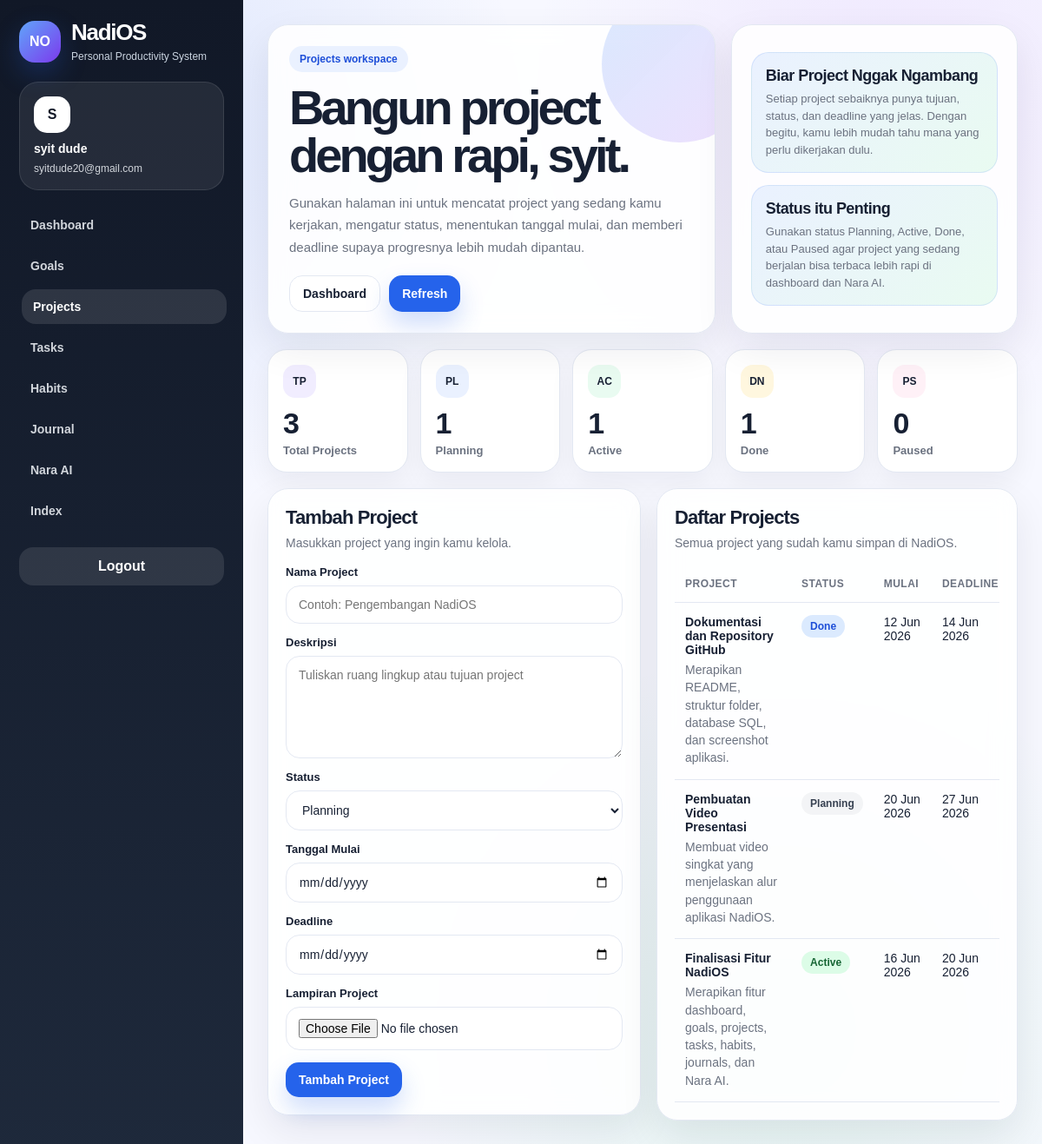
Screenshot of /projects.php (signed in) with the database file from the repository.
### tables this page shows
CREATE TABLE `projects` (
  `id` int(11) NOT NULL,
  `user_id` int(11) NOT NULL,
  `name` varchar(150) NOT NULL,
  `description` text DEFAULT NULL,
  `status` enum('Planning','Active','Done','Paused') NOT NULL DEFAULT 'Planning',
  `start_date` date DEFAULT NULL,
  `due_date` date DEFAULT NULL,
  `attachment` varchar(255) DEFAULT NULL,
  `created_at` timestamp NOT NULL DEFAULT current_timestamp()
);

### projects.php (the view, shortened to what this page needs)
<?php
$appName = "NadiOS";
$fullName = $_SESSION["full_name"] ?? "User";
$emailUser = $_SESSION["email"] ?? "";
$userId = (int) ($_SESSION["user_id"] ?? 0);
function e($value): string
{
    return htmlspecialchars((string) ($value ?? ""), ENT_QUOTES, "UTF-8");
}
function formatTanggal($date): string
{
    return date("d M Y", strtotime($date));
}
function badgeClass($status): string
{
    if ($status === "Active") {
        return "badge-green";
    }
    if ($status === "Done") {
        return "badge-blue";
    }
    return "badge-gray";
}
function tableExists($conn, $tableName): bool
{
    $safeTable = mysqli_real_escape_string($conn, $tableName);
    $result = mysqli_query($conn, "SHOW TABLES LIKE '" . $safeTable . "'");
    return $result && mysqli_num_rows($result) > 0;
}
$editMode = false;
$editData = array(
    "id" => "",
    "name" => "",
    "description" => "",
    "status" => "Planning",
    "start_date" => "",
    "due_date" => "",
    "attachment" => ""
);
$projects = array();
if (tableExists($conn, "projects")) {
    $listStmt = mysqli_prepare($conn, "SELECT * FROM projects WHERE user_id = ? ORDER BY created_at DESC");
    if ($listStmt) {
        mysqli_stmt_bind_param($listStmt, "i", $userId);
        mysqli_stmt_execute($listStmt);
        $listResult = mysqli_stmt_get_result($listStmt);
        if ($listResult) {
            while ($row = mysqli_fetch_assoc($listResult)) {
                $projects[] = $row;
            }
        }
    }
}
$totalProjects = count($projects);
$totalPlanning = 0;
$totalActive = 0;
$totalDone = 0;
$totalPaused = 0;
foreach ($projects as $project) {
    if ($project["status"] === "Planning") {
        $totalPlanning++;
    }
    if ($project["status"] === "Active") {
        $totalActive++;
    }
    if ($project["status"] === "Done") {
        $totalDone++;
    }
}
$fullNameParts = preg_split('/\s+/', trim($fullName));
$firstName = $fullNameParts[0] ?? "User";
?>
<!DOCTYPE html>
<html lang="id">
<head>
</head>
<body>
<div class="app">
    <aside class="sidebar">
        <div class="brand">
            <div class="brand-mark">NO</div>
            <div>
                <h1 class="logo"><?php echo e($appName); ?></h1>
                <p class="sidebar-subtitle">Personal Productivity System</p>
            </div>
        </div>
        <div class="user-card">
            <div class="user-avatar"><?php echo strtoupper(substr(e($fullName), 0, 1)); ?></div>
            <strong><?php echo e($fullName); ?></strong>
            <span><?php echo e($emailUser); ?></span>
        </div>
        <nav class="nav">
            <a href="dashboard.php">Dashboard</a>
            <a href="goals.php">Goals</a>
            <a href="projects.php" class="active">Projects</a>
            <a href="tasks.php">Tasks</a>
            <a href="habits.php">Habits</a>
            <a href="journals.php">Journal</a>
            <a href="ai_assistant.php">Nara AI</a>
            <a href="index.php">Index</a>
        </nav>
        <div class="logout-box">
            <a href="logout.php" class="logout-link">Logout</a>
        </div>
    </aside>
    <main class="content">
        <section class="hero">
            <div class="hero-main">
                <span class="eyebrow">Projects workspace</span>
                <h1>Bangun project dengan rapi, <?php echo e($firstName); ?>.</h1>
                <p>
                     Gunakan halaman ini untuk mencatat project yang sedang kamu kerjakan, mengatur status, menentukan tanggal mulai, dan memberi deadline supaya progresnya lebih mudah dipantau.
                </p>
                <div class="hero-actions">
                    <a href="dashboard.php" class="btn btn-secondary">Dashboard</a>
                    <a href="projects.php" class="btn btn-primary">Refresh</a>
                </div>
            </div>
            <div class="hero-side">
                <div class="tip-card">
                    <strong>Biar Project Nggak Ngambang</strong>
                    <span>
                        Setiap project sebaiknya punya tujuan, status, dan deadline yang jelas. Dengan begitu, kamu lebih mudah tahu mana yang perlu dikerjakan dulu.
                    </span>
                </div>
                <div class="tip-card">
                    <strong>Status itu Penting</strong>
                    <span>
                       Gunakan status Planning, Active, Done, atau Paused agar project yang sedang berjalan bisa terbaca lebih rapi di dashboard dan Nara AI.
                </div>
            </div>
        </section>
        <section class="stats-grid">
            <div class="stat-card"><div class="stat-icon">TP</div><h2><?php echo $totalProjects; ?></h2><p>Total Projects</p></div>
            <div class="stat-card"><div class="stat-icon">PL</div><h2><?php echo $totalPlanning; ?></h2><p>Planning</p></div>
            <div class="stat-card"><div class="stat-icon">AC</div><h2><?php echo $totalActive; ?></h2><p>Active</p></div>
            <div class="stat-card"><div class="stat-icon">DN</div><h2><?php echo $totalDone; ?></h2><p>Done</p></div>
            <div class="stat-card"><div class="stat-icon">PS</div><h2><?php echo $totalPaused; ?></h2><p>Paused</p></div>
        </section>
        <section class="grid">
            <div class="card">
                <div class="section-head">
                    <div>
                        <h2><?php echo $editMode ? "Edit Project" : "Tambah Project"; ?></h2>
                        <p>Masukkan project yang ingin kamu kelola.</p>
                    </div>
                </div>
                <form class="form" action="projects.php" method="POST" enctype="multipart/form-data">
                    <div class="form-group">
                        <label for="name">Nama Project</label>
                        <input
                            type="text"
                            id="name"
                            name="name"
                            class="form-control"
                            placeholder="Contoh: Pengembangan NadiOS"
                            value="<?php echo e($editData["name"]); ?>"
                            required
                        >
                    </div>
                    <div class="form-group">
                        <label for="description">Deskripsi</label>
                        <textarea
                            id="description"
                            name="description"
                            class="form-control"
                            placeholder="Tuliskan ruang lingkup atau tujuan project"
                        ><?php echo e($editData["description"]); ?></textarea>
                    </div>
                    <div class="form-group">
                        <label for="status">Status</label>
                        <select id="status" name="status" class="form-control" required>
                            <option value="Planning" <?php if ($editData["status"] === "Planning") { echo "selected"; } ?>>Planning</option>
                        </select>
                    </div>
                    <div class="form-group">
                        <label for="start_date">Tanggal Mulai</label>
                        <input
                            type="date"
                            id="start_date"
                            name="start_date"
                            class="form-control"
                            value="<?php echo e($editData["start_date"]); ?>"
                        >
                    </div>
                    <div class="form-group">
                        <label for="due_date">Deadline</label>
                        <input
                            type="date"
                            id="due_date"
                            name="due_date"
                            class="form-control"
                            value="<?php echo e($editData["due_date"]); ?>"
                        >
                    </div>
                    <div class="form-group">
                        <label for="attachment">Lampiran Project</label>
                        <input
                            type="file"
                            id="attachment"
                            name="attachment"
                            class="form-control"
                            accept=".pdf,.doc,.docx,.xls,.xlsx,.ppt,.pptx,.txt,.zip,.jpg,.jpeg,.png,.webp"
                        >
                    </div>
                    <div class="form-actions">
                        <button type="submit" class="btn btn-primary">
                            <?php echo $editMode ? "Update Project" : "Tambah Project"; ?>
                        </button>
                    </div>
                </form>
            </div>
            <div class="card">
                <div class="section-head">
                    <div>
                        <h2>Daftar Projects</h2>
                        <p>Semua project yang sudah kamu simpan di NadiOS.</p>
                    </div>
                </div>
                <?php if (count($projects) === 0) { ?>
                    <div class="empty">Belum ada project. Tambahkan project pertama melalui form.</div>
                <?php } else { ?>
                    <div class="table-wrapper">
                        <table>
                            <thead>
                                <tr>
                                    <th>Project</th>
                                    <th>Status</th>
                                    <th>Mulai</th>
                                    <th>Deadline</th>
                                </tr>
                            </thead>
                            <tbody>
                                <?php foreach ($projects as $project) { ?>
                                    <tr>
                                        <td>
                                            <div class="project-title"><?php echo e($project["name"]); ?></div>
                                            <div class="project-desc">
                                                <?php
                                                if ($project["description"]) {
                                                    echo e($project["description"]);
                                                } else {
                                                    echo "Tidak ada deskripsi.";
                                                }
                                                ?>
                                            </div>
                                        </td>
                                        <td>
                                            <span class="badge <?php echo badgeClass($project["status"]); ?>">
                                                <?php echo e($project["status"]); ?>
                                            </span>
                                        </td>
                                        <td><?php echo formatTanggal($project["start_date"]); ?></td>
                                        <td><?php echo formatTanggal($project["due_date"]); ?></td>
                                    </tr>
                                <?php } ?>
                            </tbody>
                        </table>
                    </div>
                <?php } ?>
            </div>
        </section>
    </main>
</div>
</body>
</html>

### rows the page displays
projects: name "Dokumentasi dan Repository GitHub", description "Merapikan README, struktur folder, database SQL, dan screenshot aplikasi.", status "Done", start_date "12 Jun 2026", due_date "14 Jun 2026"
projects: name "Pembuatan Video Presentasi", description "Membuat video singkat yang menjelaskan alur penggunaan aplikasi NadiOS.", status "Planning", start_date "20 Jun 2026", due_date "27 Jun 2026"
projects: name "Finalisasi Fitur NadiOS", description "Merapikan fitur dashboard, goals, projects, tasks, habits, journals, dan Nara AI.", status "Active", start_date "16 Jun 2026", due_date "20 Jun 2026"

### other values shown
$appName "NadiOS"
substr(e($fullName), 0, 1) "S"
$fullName "syit dude"
$emailUser "syitdude20@gmail.com"
$firstName "syit"
$totalProjects "3"
$totalPlanning "1"
$totalActive "1"
$totalDone "1"
$totalPaused "0"
